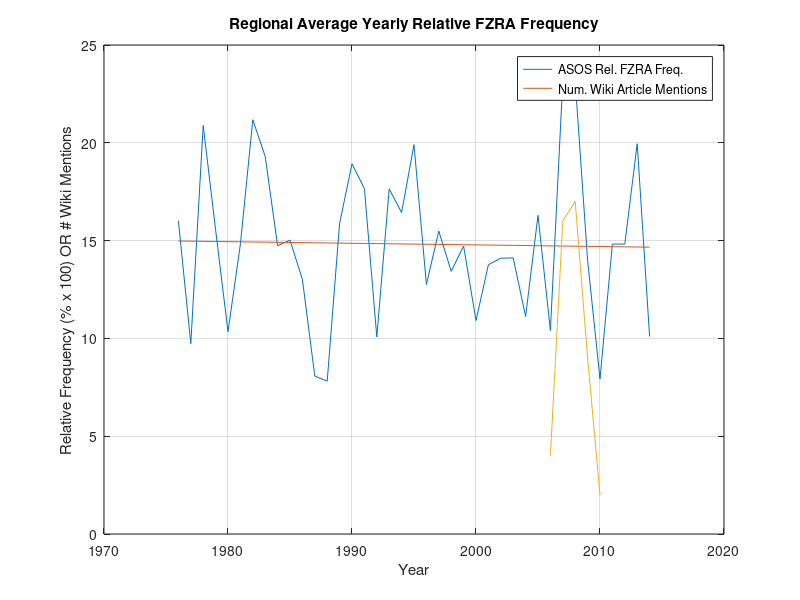

Reproduce this figure in MATLAB.
%Plotting regional historical average frequencies with proxies for event frequencies.
regionalavgs = [16.0009850306071,9.73644271386903,20.8841057966377,15.5468655970494,10.3416082357219,14.8220033955296,21.1789767885304,19.3024325744809,14.7379051010770,15.0280760344692,13.0128955955620,8.07107115584570,7.81766687207378,15.8818772229840,18.9273669780661,17.6620086454449,10.0733966758025,17.6444048748030,16.4342682682604,19.9045263470005,12.7544587551426,15.4859301143409,13.4278061090542,14.7261226103160,10.9126453352780,13.7669953048176,14.1011502646740,14.1128103371281,11.1205342270259,16.2886740242043,10.4062942190775,23.1796064931857,23.1559381563711,13.9927670305075,7.92583946217283,14.8220033955296,14.8220033955296,19.9527676617467,10.0949016257389];
years = 1976:2014;

[P,S] = polyfit(years, regionalavgs,1);
[Y,delta] = polyval(P,years,S);


figure(1)
plot(years,regionalavgs)
hold on
plot(years,Y)
grid on
title('Regional Average Yearly Relative FZRA Frequency')
ylabel('Relative Frequency (% x 100) OR # Wiki Mentions')
xlabel('Year')
legend('Regional Avg.','39-yr Linear Best Fit')
hold on

%Add incidences of "freezing rain" from that year's Wiki article on
%"Global storm activity of [Year]". They're actually all US events.
load wikimentions
wikimentions(wikimentions==0) = NaN;
plot([1976:2014],wikimentions(:,2)')
legend('ASOS Rel. FZRA Freq.','Num. Wiki Article Mentions')